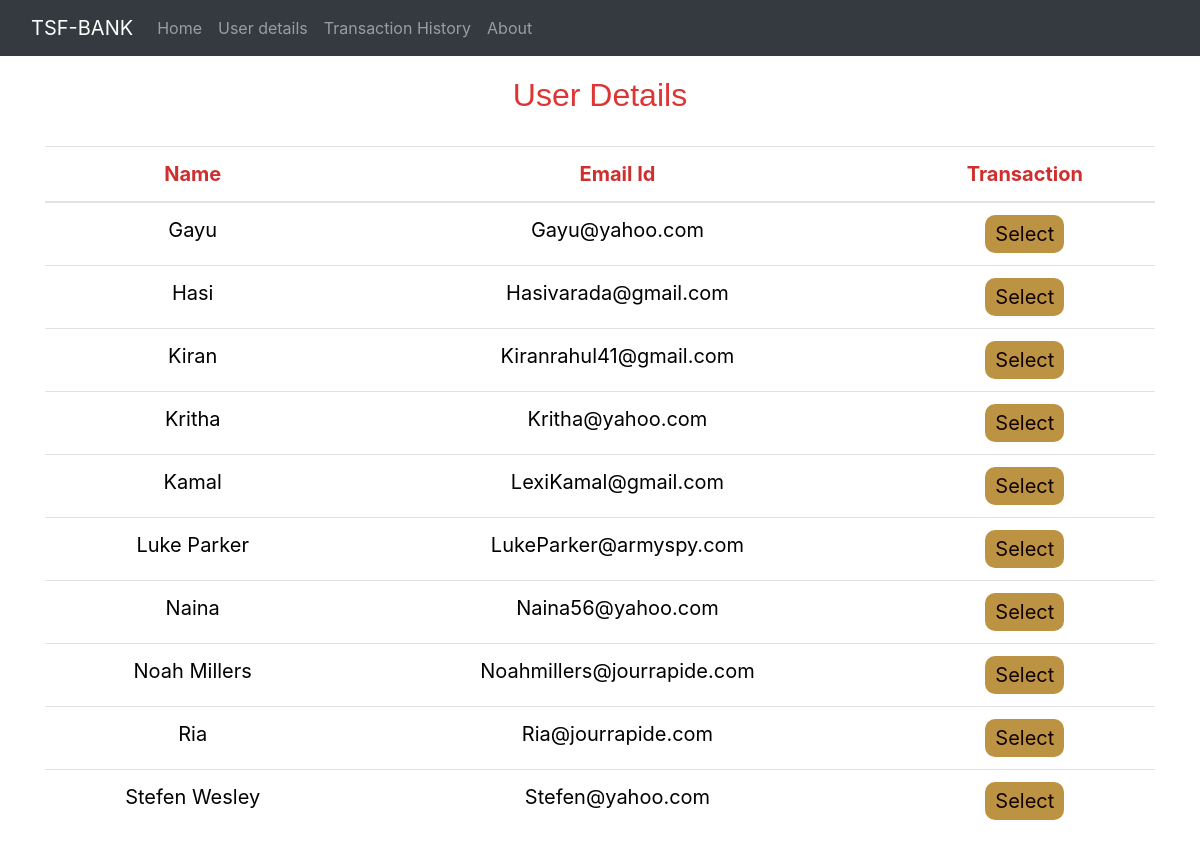
The page /users.php on the database its author committed.
### tables this page shows
CREATE TABLE `users` (
  `id` int(10) NOT NULL,
  `name` varchar(50) NOT NULL,
  `email` varchar(50) NOT NULL,
  `amount` int(50) NOT NULL,
  `address` varchar(50) NOT NULL,
  `phone` varchar(50) NOT NULL
);

### users.php (the view, shortened to what this page needs)
<!DOCTYPE html>
<html lang="en">
<head>
    <link rel="stylesheet" href="https://maxcdn.bootstrapcdn.com/bootstrap/4.0.0/css/bootstrap.min.css">
    <link rel="stylesheet" href="css/users.css">
</head>
<body>
<?php
    require 'conf.php';
    $query = "SELECT * FROM users";
    $result = mysqli_query($conn,$query);
?>
    <div class="container">
        <h2>User Details</h2>
        <br>
        <div class="row">
            <div class="col">
                <div class="">
                    <table class="table tabletext table-hover table-responsive-sm table-condensed">
                        <thead>
                            <tr>
                            <th scope="col">Name</th>
                            <th scope="col">Email Id</th>
                            <th scope="col">Transaction</th>
                            </tr>
                        </thead>
                        <tbody>
                <?php
                    while($rows=mysqli_fetch_array($result)){
                ?>
                    <tr>
                        <td><?php echo $rows['name']?></td>
                        <td><?php echo $rows['email']?></td>
                        <td><a href="detail.php?id= <?php echo $rows['id'] ;?>"> <button type="button" class="button">Select</button></a></td>
                    </tr>
                <?php
                    }
                 ?>
                        </tbody>
                    </table>
                    </div>
                </div>
            </div>
            </div>
</body>
</html>

### users.css (style rules this page uses)
body { background-color: rgb(24, 3, 3); }
.container { padding-top: 20px; text-align: center; }
.button { background-color: #bb9342; border: none; color: #110101; padding: 4px 10px; text-align: center; text-decoration: none; display: inline-block; font-size: 20px; border-radius: 10px; }
.row { color: #da32bb; font-size: 20px; }
h2 { font-family: sans-serif; color: #df3434; font-weight: italic; }
th { color: #ce2f2f; }
td { color: #000000; }

### rows shown on the page
users: name "Gayu", email "Gayu@yahoo.com"
users: name "Hasi", email "Hasivarada@gmail.com"
users: name "Kiran", email "Kiranrahul41@gmail.com"
users: name "Kritha", email "Kritha@yahoo.com"
users: name "Kamal", email "LexiKamal@gmail.com"
users: name "Luke Parker", email "LukeParker@armyspy.com"
users: name "Naina", email "Naina56@yahoo.com"
users: name "Noah Millers", email "Noahmillers@jourrapide.com"
users: name "Ria", email "Ria@jourrapide.com"
users: name "Stefen Wesley", email "Stefen@yahoo.com"
